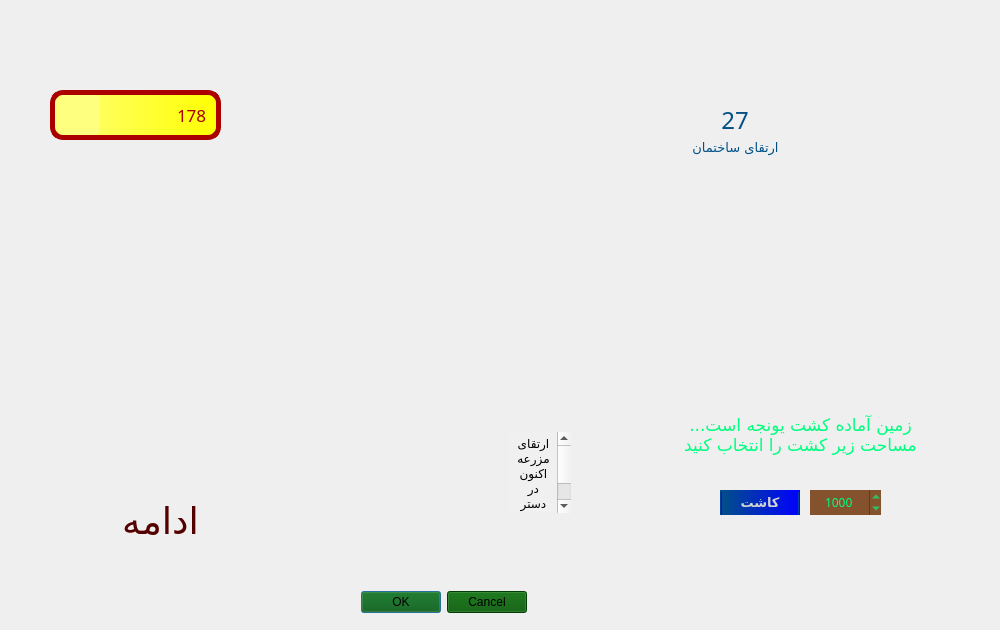
<?xml version="1.0" encoding="UTF-8"?>
<ui version="4.0">
 <class>hayFarm</class>
 <widget class="QWidget" name="hayFarm">
  <property name="geometry">
   <rect>
    <x>0</x>
    <y>0</y>
    <width>1000</width>
    <height>630</height>
   </rect>
  </property>
  <property name="maximumSize">
   <size>
    <width>1000</width>
    <height>630</height>
   </size>
  </property>
  <property name="windowTitle">
   <string>Form</string>
  </property>
  <property name="styleSheet">
   <string notr="true">QPushButton:pressed{
	background-color:transparent;
}</string>
  </property>
  <widget class="QLabel" name="pic">
   <property name="geometry">
    <rect>
     <x>0</x>
     <y>-1</y>
     <width>1000</width>
     <height>671</height>
    </rect>
   </property>
   <property name="text">
    <string/>
   </property>
   <property name="pixmap">
    <pixmap resource="pic.qrc">:/product/otherPic/product/hayBackground.jpg</pixmap>
   </property>
   <property name="scaledContents">
    <bool>true</bool>
   </property>
  </widget>
  <widget class="QLabel" name="upPic2">
   <property name="geometry">
    <rect>
     <x>512</x>
     <y>481</y>
     <width>20</width>
     <height>20</height>
    </rect>
   </property>
   <property name="text">
    <string/>
   </property>
   <property name="pixmap">
    <pixmap resource="pic.qrc">:/storage/otherPic/storage/coin.png</pixmap>
   </property>
   <property name="scaledContents">
    <bool>true</bool>
   </property>
  </widget>
  <widget class="QLabel" name="angel">
   <property name="geometry">
    <rect>
     <x>799</x>
     <y>40</y>
     <width>181</width>
     <height>181</height>
    </rect>
   </property>
   <property name="text">
    <string/>
   </property>
   <property name="pixmap">
    <pixmap resource="pic.qrc">:/product/otherPic/product/angel.png</pixmap>
   </property>
   <property name="scaledContents">
    <bool>true</bool>
   </property>
  </widget>
  <widget class="QLabel" name="coinReq">
   <property name="geometry">
    <rect>
     <x>537</x>
     <y>480</y>
     <width>33</width>
     <height>20</height>
    </rect>
   </property>
   <property name="font">
    <font>
     <family>Arial Rounded MT Bold</family>
     <weight>50</weight>
     <bold>false</bold>
    </font>
   </property>
   <property name="text">
    <string>5</string>
   </property>
   <property name="alignment">
    <set>Qt::AlignCenter</set>
   </property>
  </widget>
  <widget class="QSpinBox" name="spinBox">
   <property name="geometry">
    <rect>
     <x>810</x>
     <y>490</y>
     <width>71</width>
     <height>25</height>
    </rect>
   </property>
   <property name="font">
    <font>
     <family>Arial Rounded MT Bold</family>
    </font>
   </property>
   <property name="cursor">
    <cursorShape>PointingHandCursor</cursorShape>
   </property>
   <property name="autoFillBackground">
    <bool>true</bool>
   </property>
   <property name="styleSheet">
    <string notr="true">background-color: rgb(132, 83, 46);
selection-color: rgb(0, 255, 255);
color: rgb(0, 255, 127);
selection-background-color: rgb(132, 83, 46);
</string>
   </property>
   <property name="wrapping">
    <bool>true</bool>
   </property>
   <property name="frame">
    <bool>false</bool>
   </property>
   <property name="alignment">
    <set>Qt::AlignCenter</set>
   </property>
   <property name="buttonSymbols">
    <enum>QAbstractSpinBox::UpDownArrows</enum>
   </property>
   <property name="specialValueText">
    <string/>
   </property>
   <property name="accelerated">
    <bool>true</bool>
   </property>
   <property name="suffix">
    <string/>
   </property>
   <property name="prefix">
    <string/>
   </property>
   <property name="maximum">
    <number>1000</number>
   </property>
   <property name="value">
    <number>1000</number>
   </property>
   <property name="displayIntegerBase">
    <number>10</number>
   </property>
  </widget>
  <widget class="QLabel" name="upPic1">
   <property name="geometry">
    <rect>
     <x>512</x>
     <y>445</y>
     <width>20</width>
     <height>20</height>
    </rect>
   </property>
   <property name="text">
    <string/>
   </property>
   <property name="pixmap">
    <pixmap resource="pic.qrc">:/storage/otherPic/storage/shovel.png</pixmap>
   </property>
   <property name="scaledContents">
    <bool>true</bool>
   </property>
  </widget>
  <widget class="QLabel" name="shovelReq">
   <property name="geometry">
    <rect>
     <x>537</x>
     <y>445</y>
     <width>33</width>
     <height>20</height>
    </rect>
   </property>
   <property name="font">
    <font>
     <family>Arial Rounded MT Bold</family>
     <weight>50</weight>
     <bold>false</bold>
    </font>
   </property>
   <property name="text">
    <string>2</string>
   </property>
   <property name="alignment">
    <set>Qt::AlignCenter</set>
   </property>
  </widget>
  <widget class="QTextEdit" name="textEdit">
   <property name="geometry">
    <rect>
     <x>510</x>
     <y>432</y>
     <width>61</width>
     <height>81</height>
    </rect>
   </property>
   <property name="font">
    <font>
     <family>Arial</family>
     <pointsize>9</pointsize>
     <weight>50</weight>
     <bold>false</bold>
    </font>
   </property>
   <property name="autoFillBackground">
    <bool>false</bool>
   </property>
   <property name="styleSheet">
    <string notr="true">color: rgb(0, 0, 0);
background-color: rgb(240, 240, 240);</string>
   </property>
   <property name="frameShape">
    <enum>QFrame::NoFrame</enum>
   </property>
   <property name="frameShadow">
    <enum>QFrame::Sunken</enum>
   </property>
   <property name="readOnly">
    <bool>true</bool>
   </property>
   <property name="html">
    <string>&lt;!DOCTYPE HTML PUBLIC &quot;-//W3C//DTD HTML 4.0//EN&quot; &quot;http://www.w3.org/TR/REC-html40/strict.dtd&quot;&gt;
&lt;html&gt;&lt;head&gt;&lt;meta name=&quot;qrichtext&quot; content=&quot;1&quot; /&gt;&lt;style type=&quot;text/css&quot;&gt;
p, li { white-space: pre-wrap; }
&lt;/style&gt;&lt;/head&gt;&lt;body style=&quot; font-family:'Arial'; font-size:9pt; font-weight:400; font-style:normal;&quot;&gt;
&lt;p align=&quot;center&quot; dir='rtl' style=&quot; margin-top:0px; margin-bottom:0px; margin-left:0px; margin-right:0px; -qt-block-indent:0; text-indent:0px;&quot;&gt;ارتقای مزرعه اکنون در دسترس نیست&lt;/p&gt;&lt;/body&gt;&lt;/html&gt;</string>
   </property>
   <property name="overwriteMode">
    <bool>false</bool>
   </property>
   <property name="textInteractionFlags">
    <set>Qt::NoTextInteraction</set>
   </property>
  </widget>
  <widget class="QDialogButtonBox" name="request">
   <property name="geometry">
    <rect>
     <x>360</x>
     <y>590</y>
     <width>167</width>
     <height>25</height>
    </rect>
   </property>
   <property name="cursor">
    <cursorShape>PointingHandCursor</cursorShape>
   </property>
   <property name="autoFillBackground">
    <bool>false</bool>
   </property>
   <property name="styleSheet">
    <string notr="true">background-color: rgb(0, 85, 0);
</string>
   </property>
   <property name="standardButtons">
    <set>QDialogButtonBox::Cancel|QDialogButtonBox::Ok</set>
   </property>
   <property name="centerButtons">
    <bool>false</bool>
   </property>
  </widget>
  <widget class="QLabel" name="board">
   <property name="geometry">
    <rect>
     <x>591</x>
     <y>290</y>
     <width>421</width>
     <height>441</height>
    </rect>
   </property>
   <property name="pixmap">
    <pixmap resource="pic.qrc">:/product/otherPic/product/board.png</pixmap>
   </property>
   <property name="scaledContents">
    <bool>true</bool>
   </property>
  </widget>
  <widget class="QPushButton" name="continueKey">
   <property name="geometry">
    <rect>
     <x>110</x>
     <y>490</y>
     <width>101</width>
     <height>61</height>
    </rect>
   </property>
   <property name="font">
    <font>
     <family>B Kamran Outline</family>
     <pointsize>28</pointsize>
     <weight>50</weight>
     <bold>false</bold>
    </font>
   </property>
   <property name="cursor">
    <cursorShape>PointingHandCursor</cursorShape>
   </property>
   <property name="styleSheet">
    <string notr="true">color: rgb(85, 0, 0);</string>
   </property>
   <property name="text">
    <string>ادامه</string>
   </property>
   <property name="autoDefault">
    <bool>false</bool>
   </property>
   <property name="flat">
    <bool>true</bool>
   </property>
  </widget>
  <widget class="QLabel" name="man">
   <property name="geometry">
    <rect>
     <x>200</x>
     <y>310</y>
     <width>511</width>
     <height>321</height>
    </rect>
   </property>
   <property name="text">
    <string/>
   </property>
   <property name="pixmap">
    <pixmap resource="pic.qrc">:/product/otherPic/product/upgrade.png</pixmap>
   </property>
   <property name="scaledContents">
    <bool>true</bool>
   </property>
  </widget>
  <widget class="QLabel" name="level">
   <property name="geometry">
    <rect>
     <x>690</x>
     <y>70</y>
     <width>90</width>
     <height>100</height>
    </rect>
   </property>
   <property name="font">
    <font>
     <family>Ravie</family>
     <pointsize>18</pointsize>
    </font>
   </property>
   <property name="styleSheet">
    <string notr="true">color: rgb(1, 81, 134);</string>
   </property>
   <property name="text">
    <string>27</string>
   </property>
   <property name="scaledContents">
    <bool>true</bool>
   </property>
   <property name="alignment">
    <set>Qt::AlignCenter</set>
   </property>
  </widget>
  <widget class="QPushButton" name="upgradeKey">
   <property name="geometry">
    <rect>
     <x>680</x>
     <y>50</y>
     <width>111</width>
     <height>141</height>
    </rect>
   </property>
   <property name="font">
    <font>
     <family>B Homa</family>
     <pointsize>10</pointsize>
     <weight>50</weight>
     <italic>false</italic>
     <bold>false</bold>
    </font>
   </property>
   <property name="cursor">
    <cursorShape>PointingHandCursor</cursorShape>
   </property>
   <property name="layoutDirection">
    <enum>Qt::LeftToRight</enum>
   </property>
   <property name="autoFillBackground">
    <bool>false</bool>
   </property>
   <property name="styleSheet">
    <string notr="true">color: rgb(1, 81, 134);</string>
   </property>
   <property name="text">
    <string>


ارتقای ساختمان</string>
   </property>
   <property name="flat">
    <bool>true</bool>
   </property>
  </widget>
  <widget class="QLabel" name="continuePic">
   <property name="geometry">
    <rect>
     <x>40</x>
     <y>470</y>
     <width>251</width>
     <height>181</height>
    </rect>
   </property>
   <property name="text">
    <string/>
   </property>
   <property name="pixmap">
    <pixmap resource="pic.qrc">:/storage/otherPic/storage/continue.png</pixmap>
   </property>
   <property name="scaledContents">
    <bool>true</bool>
   </property>
  </widget>
  <widget class="QLabel" name="areaIcon">
   <property name="geometry">
    <rect>
     <x>60</x>
     <y>95</y>
     <width>40</width>
     <height>40</height>
    </rect>
   </property>
   <property name="styleSheet">
    <string notr="true">background-color: rgb(255, 255, 127);
color: rgb(0, 0, 0);
border-radius:5px;
padding:6px;

</string>
   </property>
   <property name="text">
    <string/>
   </property>
   <property name="pixmap">
    <pixmap resource="pic.qrc">:/product/otherPic/product/area.png</pixmap>
   </property>
   <property name="scaledContents">
    <bool>true</bool>
   </property>
  </widget>
  <widget class="QPushButton" name="description">
   <property name="enabled">
    <bool>false</bool>
   </property>
   <property name="geometry">
    <rect>
     <x>680</x>
     <y>390</y>
     <width>241</width>
     <height>91</height>
    </rect>
   </property>
   <property name="font">
    <font>
     <family>B Farnaz</family>
     <pointsize>13</pointsize>
    </font>
   </property>
   <property name="styleSheet">
    <string notr="true">color: rgb(0, 255, 127);</string>
   </property>
   <property name="text">
    <string>زمین آماده کشت یونجه است...
مساحت زیر کشت را انتخاب کنید</string>
   </property>
   <property name="flat">
    <bool>true</bool>
   </property>
  </widget>
  <widget class="QLabel" name="label">
   <property name="geometry">
    <rect>
     <x>550</x>
     <y>0</y>
     <width>341</width>
     <height>251</height>
    </rect>
   </property>
   <property name="text">
    <string/>
   </property>
   <property name="pixmap">
    <pixmap resource="pic.qrc">:/product/otherPic/product/level.png</pixmap>
   </property>
   <property name="scaledContents">
    <bool>true</bool>
   </property>
  </widget>
  <widget class="QPushButton" name="boardKey_2">
   <property name="geometry">
    <rect>
     <x>720</x>
     <y>490</y>
     <width>80</width>
     <height>25</height>
    </rect>
   </property>
   <property name="font">
    <font>
     <family>B Koodak</family>
     <pointsize>10</pointsize>
     <weight>75</weight>
     <bold>true</bold>
    </font>
   </property>
   <property name="cursor">
    <cursorShape>PointingHandCursor</cursorShape>
   </property>
   <property name="focusPolicy">
    <enum>Qt::StrongFocus</enum>
   </property>
   <property name="styleSheet">
    <string notr="true">background-color: qlineargradient(spread:repeat, x1:0, y1:1, x2:1, y2:1, stop:0 rgba(1, 81, 134, 255), stop:1 rgba(0, 0, 255, 255));
border:2px solid qlineargradient(spread:repeat, x1:0, y1:1, x2:1, y2:1, stop:0 rgba(1, 81, 134, 255), stop:1 rgba(0, 0, 255, 255));
color: rgb(212, 212, 212);</string>
   </property>
   <property name="text">
    <string>کاشت</string>
   </property>
  </widget>
  <widget class="QLineEdit" name="area_2">
   <property name="geometry">
    <rect>
     <x>50</x>
     <y>90</y>
     <width>171</width>
     <height>50</height>
    </rect>
   </property>
   <property name="palette">
    <palette>
     <active>
      <colorrole role="WindowText">
       <brush brushstyle="SolidPattern">
        <color alpha="255">
         <red>170</red>
         <green>0</green>
         <blue>0</blue>
        </color>
       </brush>
      </colorrole>
      <colorrole role="Button">
       <brush brushstyle="LinearGradientPattern">
        <gradient startx="0.000000000000000" starty="0.000000000000000" endx="1.000000000000000" endy="0.000000000000000" type="LinearGradient" spread="ReflectSpread" coordinatemode="ObjectBoundingMode">
         <gradientstop position="0.000000000000000">
          <color alpha="255">
           <red>255</red>
           <green>255</green>
           <blue>127</blue>
          </color>
         </gradientstop>
         <gradientstop position="1.000000000000000">
          <color alpha="255">
           <red>255</red>
           <green>255</green>
           <blue>0</blue>
          </color>
         </gradientstop>
        </gradient>
       </brush>
      </colorrole>
      <colorrole role="Text">
       <brush brushstyle="SolidPattern">
        <color alpha="255">
         <red>170</red>
         <green>0</green>
         <blue>0</blue>
        </color>
       </brush>
      </colorrole>
      <colorrole role="ButtonText">
       <brush brushstyle="SolidPattern">
        <color alpha="255">
         <red>170</red>
         <green>0</green>
         <blue>0</blue>
        </color>
       </brush>
      </colorrole>
      <colorrole role="Base">
       <brush brushstyle="LinearGradientPattern">
        <gradient startx="0.000000000000000" starty="0.000000000000000" endx="1.000000000000000" endy="0.000000000000000" type="LinearGradient" spread="ReflectSpread" coordinatemode="ObjectBoundingMode">
         <gradientstop position="0.000000000000000">
          <color alpha="255">
           <red>255</red>
           <green>255</green>
           <blue>127</blue>
          </color>
         </gradientstop>
         <gradientstop position="1.000000000000000">
          <color alpha="255">
           <red>255</red>
           <green>255</green>
           <blue>0</blue>
          </color>
         </gradientstop>
        </gradient>
       </brush>
      </colorrole>
      <colorrole role="Window">
       <brush brushstyle="LinearGradientPattern">
        <gradient startx="0.000000000000000" starty="0.000000000000000" endx="1.000000000000000" endy="0.000000000000000" type="LinearGradient" spread="ReflectSpread" coordinatemode="ObjectBoundingMode">
         <gradientstop position="0.000000000000000">
          <color alpha="255">
           <red>255</red>
           <green>255</green>
           <blue>127</blue>
          </color>
         </gradientstop>
         <gradientstop position="1.000000000000000">
          <color alpha="255">
           <red>255</red>
           <green>255</green>
           <blue>0</blue>
          </color>
         </gradientstop>
        </gradient>
       </brush>
      </colorrole>
      <colorrole role="PlaceholderText">
       <brush brushstyle="SolidPattern">
        <color alpha="128">
         <red>127</red>
         <green>127</green>
         <blue>127</blue>
        </color>
       </brush>
      </colorrole>
     </active>
     <inactive>
      <colorrole role="WindowText">
       <brush brushstyle="SolidPattern">
        <color alpha="255">
         <red>170</red>
         <green>0</green>
         <blue>0</blue>
        </color>
       </brush>
      </colorrole>
      <colorrole role="Button">
       <brush brushstyle="LinearGradientPattern">
        <gradient startx="0.000000000000000" starty="0.000000000000000" endx="1.000000000000000" endy="0.000000000000000" type="LinearGradient" spread="ReflectSpread" coordinatemode="ObjectBoundingMode">
         <gradientstop position="0.000000000000000">
          <color alpha="255">
           <red>255</red>
           <green>255</green>
           <blue>127</blue>
          </color>
         </gradientstop>
         <gradientstop position="1.000000000000000">
          <color alpha="255">
           <red>255</red>
           <green>255</green>
           <blue>0</blue>
          </color>
         </gradientstop>
        </gradient>
       </brush>
      </colorrole>
      <colorrole role="Text">
       <brush brushstyle="SolidPattern">
        <color alpha="255">
         <red>170</red>
         <green>0</green>
         <blue>0</blue>
        </color>
       </brush>
      </colorrole>
      <colorrole role="ButtonText">
       <brush brushstyle="SolidPattern">
        <color alpha="255">
         <red>170</red>
         <green>0</green>
         <blue>0</blue>
        </color>
       </brush>
      </colorrole>
      <colorrole role="Base">
       <brush brushstyle="LinearGradientPattern">
        <gradient startx="0.000000000000000" starty="0.000000000000000" endx="1.000000000000000" endy="0.000000000000000" type="LinearGradient" spread="ReflectSpread" coordinatemode="ObjectBoundingMode">
         <gradientstop position="0.000000000000000">
          <color alpha="255">
           <red>255</red>
           <green>255</green>
           <blue>127</blue>
          </color>
         </gradientstop>
         <gradientstop position="1.000000000000000">
          <color alpha="255">
           <red>255</red>
           <green>255</green>
           <blue>0</blue>
          </color>
         </gradientstop>
        </gradient>
       </brush>
      </colorrole>
      <colorrole role="Window">
       <brush brushstyle="LinearGradientPattern">
        <gradient startx="0.000000000000000" starty="0.000000000000000" endx="1.000000000000000" endy="0.000000000000000" type="LinearGradient" spread="ReflectSpread" coordinatemode="ObjectBoundingMode">
         <gradientstop position="0.000000000000000">
          <color alpha="255">
           <red>255</red>
           <green>255</green>
           <blue>127</blue>
          </color>
         </gradientstop>
         <gradientstop position="1.000000000000000">
          <color alpha="255">
           <red>255</red>
           <green>255</green>
           <blue>0</blue>
          </color>
         </gradientstop>
        </gradient>
       </brush>
      </colorrole>
      <colorrole role="PlaceholderText">
       <brush brushstyle="SolidPattern">
        <color alpha="128">
         <red>127</red>
         <green>127</green>
         <blue>127</blue>
        </color>
       </brush>
      </colorrole>
     </inactive>
     <disabled>
      <colorrole role="WindowText">
       <brush brushstyle="SolidPattern">
        <color alpha="255">
         <red>170</red>
         <green>0</green>
         <blue>0</blue>
        </color>
       </brush>
      </colorrole>
      <colorrole role="Button">
       <brush brushstyle="LinearGradientPattern">
        <gradient startx="0.000000000000000" starty="0.000000000000000" endx="1.000000000000000" endy="0.000000000000000" type="LinearGradient" spread="ReflectSpread" coordinatemode="ObjectBoundingMode">
         <gradientstop position="0.000000000000000">
          <color alpha="255">
           <red>255</red>
           <green>255</green>
           <blue>127</blue>
          </color>
         </gradientstop>
         <gradientstop position="1.000000000000000">
          <color alpha="255">
           <red>255</red>
           <green>255</green>
           <blue>0</blue>
          </color>
         </gradientstop>
        </gradient>
       </brush>
      </colorrole>
      <colorrole role="Text">
       <brush brushstyle="SolidPattern">
        <color alpha="255">
         <red>170</red>
         <green>0</green>
         <blue>0</blue>
        </color>
       </brush>
      </colorrole>
      <colorrole role="ButtonText">
       <brush brushstyle="SolidPattern">
        <color alpha="255">
         <red>170</red>
         <green>0</green>
         <blue>0</blue>
        </color>
       </brush>
      </colorrole>
      <colorrole role="Base">
       <brush brushstyle="LinearGradientPattern">
        <gradient startx="0.000000000000000" starty="0.000000000000000" endx="1.000000000000000" endy="0.000000000000000" type="LinearGradient" spread="ReflectSpread" coordinatemode="ObjectBoundingMode">
         <gradientstop position="0.000000000000000">
          <color alpha="255">
           <red>255</red>
           <green>255</green>
           <blue>127</blue>
          </color>
         </gradientstop>
         <gradientstop position="1.000000000000000">
          <color alpha="255">
           <red>255</red>
           <green>255</green>
           <blue>0</blue>
          </color>
         </gradientstop>
        </gradient>
       </brush>
      </colorrole>
      <colorrole role="Window">
       <brush brushstyle="LinearGradientPattern">
        <gradient startx="0.000000000000000" starty="0.000000000000000" endx="1.000000000000000" endy="0.000000000000000" type="LinearGradient" spread="ReflectSpread" coordinatemode="ObjectBoundingMode">
         <gradientstop position="0.000000000000000">
          <color alpha="255">
           <red>255</red>
           <green>255</green>
           <blue>127</blue>
          </color>
         </gradientstop>
         <gradientstop position="1.000000000000000">
          <color alpha="255">
           <red>255</red>
           <green>255</green>
           <blue>0</blue>
          </color>
         </gradientstop>
        </gradient>
       </brush>
      </colorrole>
      <colorrole role="PlaceholderText">
       <brush brushstyle="SolidPattern">
        <color alpha="128">
         <red>127</red>
         <green>127</green>
         <blue>127</blue>
        </color>
       </brush>
      </colorrole>
     </disabled>
    </palette>
   </property>
   <property name="font">
    <font>
     <family>Arial Rounded MT Bold</family>
     <pointsize>13</pointsize>
     <weight>50</weight>
     <bold>false</bold>
    </font>
   </property>
   <property name="cursor">
    <cursorShape>ArrowCursor</cursorShape>
   </property>
   <property name="focusPolicy">
    <enum>Qt::NoFocus</enum>
   </property>
   <property name="styleSheet">
    <string notr="true">color: rgb(170, 0, 0);
background-color: qlineargradient(spread:reflect, x1:0, y1:0, x2:1, y2:0, stop:0 rgba(255, 255, 127, 255), stop:1 rgba(255, 255, 0, 255));
border:5px solid rgb(170, 0, 0);
border-radius:13px;
padding:6px;

</string>
   </property>
   <property name="text">
    <string>178</string>
   </property>
   <property name="maxLength">
    <number>20</number>
   </property>
   <property name="echoMode">
    <enum>QLineEdit::Normal</enum>
   </property>
   <property name="cursorPosition">
    <number>3</number>
   </property>
   <property name="alignment">
    <set>Qt::AlignRight|Qt::AlignTrailing|Qt::AlignVCenter</set>
   </property>
   <property name="dragEnabled">
    <bool>false</bool>
   </property>
   <property name="readOnly">
    <bool>true</bool>
   </property>
   <property name="cursorMoveStyle">
    <enum>Qt::LogicalMoveStyle</enum>
   </property>
   <property name="clearButtonEnabled">
    <bool>false</bool>
   </property>
  </widget>
  <zorder>pic</zorder>
  <zorder>area_2</zorder>
  <zorder>label</zorder>
  <zorder>continuePic</zorder>
  <zorder>man</zorder>
  <zorder>board</zorder>
  <zorder>upPic2</zorder>
  <zorder>coinReq</zorder>
  <zorder>spinBox</zorder>
  <zorder>upPic1</zorder>
  <zorder>shovelReq</zorder>
  <zorder>textEdit</zorder>
  <zorder>request</zorder>
  <zorder>continueKey</zorder>
  <zorder>areaIcon</zorder>
  <zorder>description</zorder>
  <zorder>angel</zorder>
  <zorder>upgradeKey</zorder>
  <zorder>level</zorder>
  <zorder>boardKey_2</zorder>
 </widget>
 <resources>
  <include location="pic.qrc"/>
 </resources>
 <connections/>
</ui>
